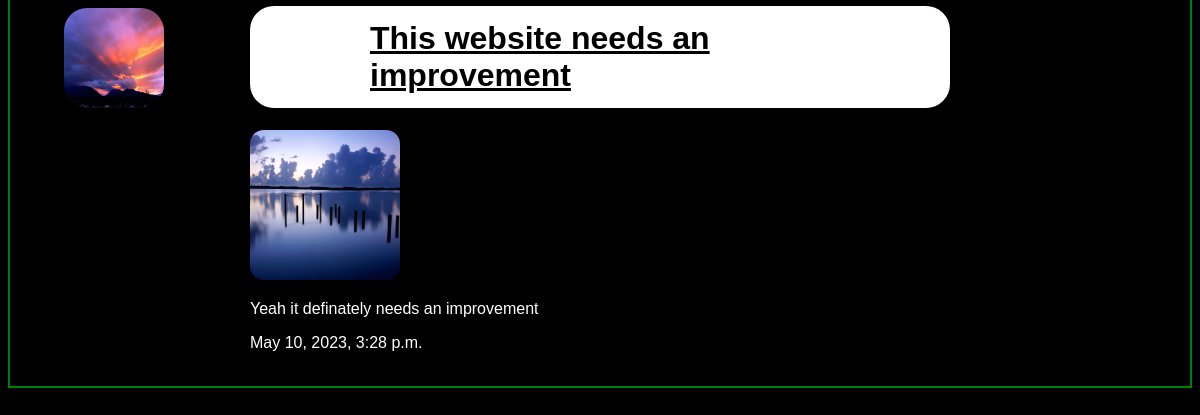
/articles/improvement/, run on the app's committed database.
### articles/models.py (models this page shows, shortened)
class Article(models.Model):
    title = models.CharField(max_length=100)
    slug = models.SlugField()
    body = models.TextField()
    date = models.DateTimeField(auto_now_add=True)
    thumb = models.ImageField(default='default.jpg',blank=True)
    author = models.ForeignKey(User, default=None, on_delete=models.CASCADE)

### articles/views.py (the view)
# urls.py: path('<slug>/',views.articles_detail,name='detail'),
def articles_detail(request, slug):
    article = Article.objects.get(slug=slug)
    return render(request,'articles/articles_detail.html',{'article':article})

### articles/templates/articles/articles_detail.html
{% extends 'base_layout.html'%}
{% block content%}
   <div class="detail">
     <h1>{{article.title}}</h1>
     <img src="{{article.thumb.url}}"  width="150px" height="150px" style="border-radius: 14px;">
     <p>{{article.body}}</p>
     <p>{{article.date}}</p>
   </div>
{% endblock%}

### static/styles.css (style rules this page uses)
body { background-color: black; }
.detail { color:white; position:relative; top:-147px; box-sizing:border-box; padding:18px 240px; font-family:arial; max-width:100%; margin:0 auto; border:2px solid green; }
.detail h1 { text-decoration:underline; color:black; background:white; padding:14px 120px; display:inline-block; max-width:100%; border-radius:24px; }

### data on the page
Article: title "This website needs an improvement", thumb (picture), body "Yeah it definately needs an improvement", date "May 10, 2023, 3:28 p.m."
